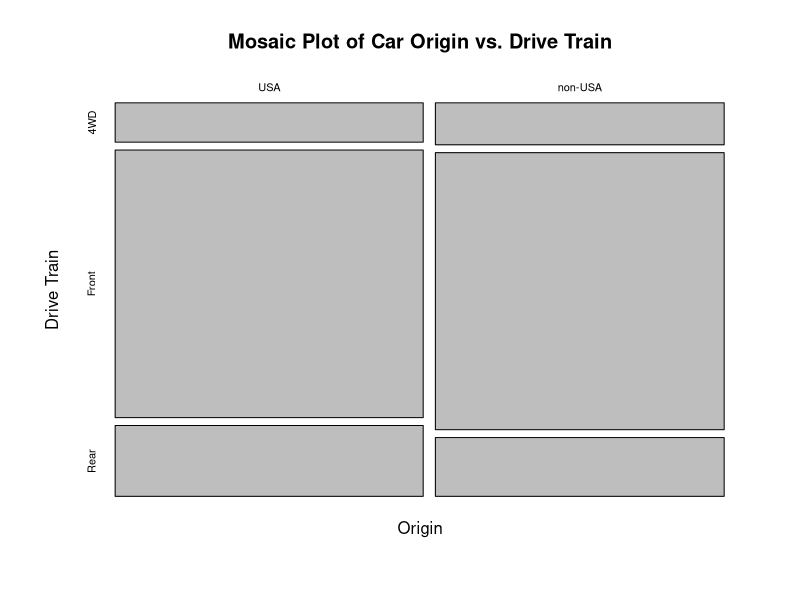
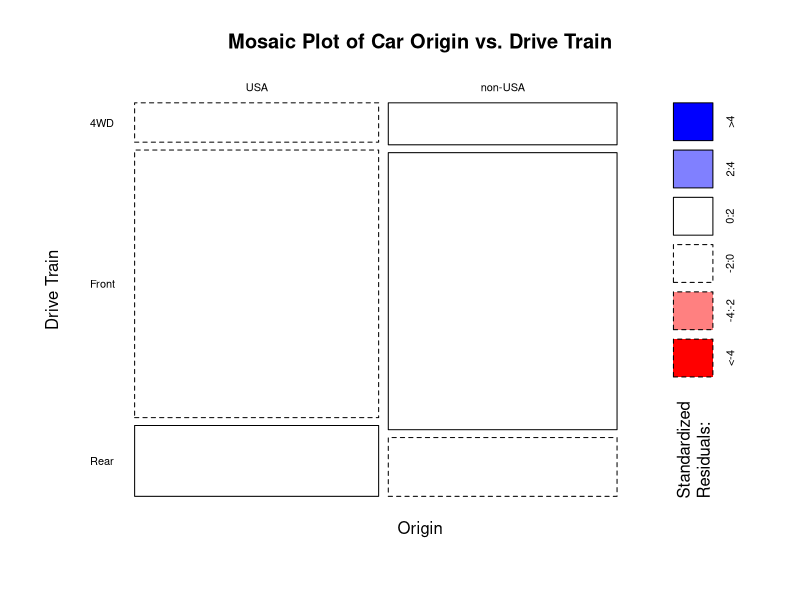
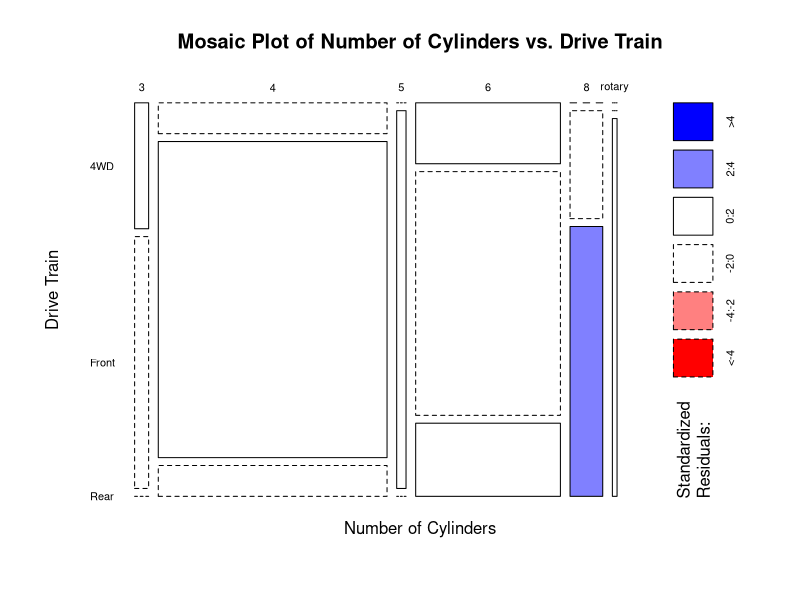
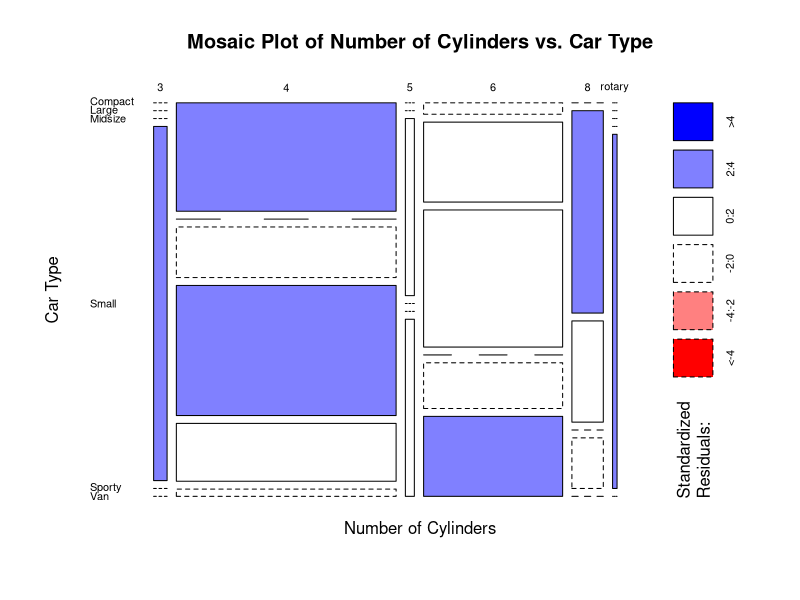
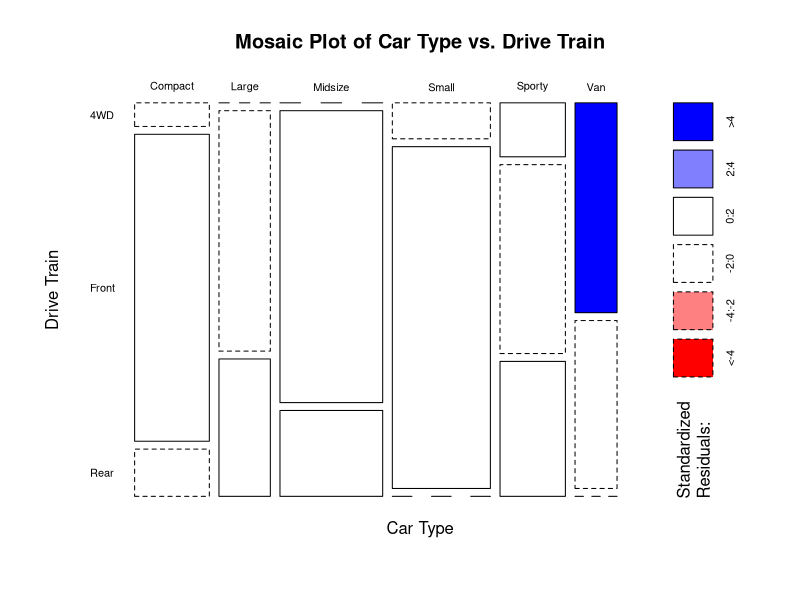

Generate these figures, in order, with R:
## ---- chunk 1
library(MASS)
data(Cars93)
head(Cars93)
## ---- chunk 2
tab <- table(Cars93$Origin, Cars93$DriveTrain)
mosaicplot(tab, xlab = "Origin", ylab = "Drive Train", main = "Mosaic Plot of Car Origin vs. Drive Train")
## ---- chunk 3
tab <- table(Cars93$Origin, Cars93$DriveTrain)
mosaicplot(tab, xlab = "Origin", ylab = "Drive Train", main = "Mosaic Plot of Car Origin vs. Drive Train", shade = T, las = 1)
## ---- chunk 4
tab <- table(Cars93$Cylinders, Cars93$DriveTrain)
mosaicplot(tab, xlab = "Number of Cylinders", ylab = "Drive Train", main = "Mosaic Plot of Number of Cylinders vs. Drive Train", shade = T, las = 1)
## ---- chunk 5
tab <- table(Cars93$Cylinders, Cars93$Type)
mosaicplot(tab, xlab = "Number of Cylinders", ylab = "Car Type", main = "Mosaic Plot of Number of Cylinders vs. Car Type", shade = T, las = 1)
## ---- chunk 6
tab <- table(Cars93$Type, Cars93$DriveTrain)
mosaicplot(tab, xlab = "Car Type", ylab = "Drive Train", main = "Mosaic Plot of Car Type vs. Drive Train", shade = T, las = 1)
